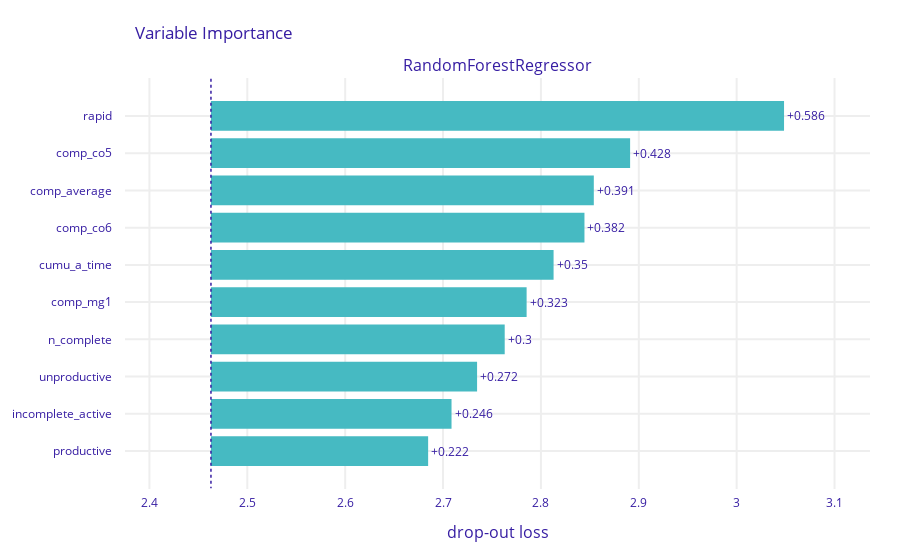

The notebook cell this image was saved under:
### Code cell
run_regressor("rf", "sbst", features, protecteds)

### Figure 1 — Plotly figure (JSON) as saved in the notebook; plotly's stock layout.template omitted (floating-point values rounded to 4 significant figures)
{"data": [{"base": 2.463, "hoverinfo": "text", "hoverlabel": {"bgcolor": "rgba(0, 0, 0, 0.8)"}, "hovertext": ["Model: RandomForestRegressor loss after<br>variable: rapid is permuted: 3.048<br>Drop-out loss change: +0.586", "Model: RandomForestRegressor loss after<br>variable: comp_co5 is permuted: 2.891<br>Drop-out loss change: +0.428", "Model: RandomForestRegressor loss after<br>variable: comp_average is permuted: 2.854<br>Drop-out loss change: +0.391", "Model: RandomForestRegressor loss after<br>variable: comp_co6 is permuted: 2.844<br>Drop-out loss change: +0.382", "Model: RandomForestRegressor loss after<br>variable: cumu_a_time is permuted: 2.813<br>Drop-out loss change: +0.35", "Model: RandomForestRegressor loss after<br>variable: comp_mg1 is permuted: 2.785<br>Drop-out loss change: +0.323", "Model: RandomForestRegressor loss after<br>variable: n_complete is permuted: 2.763<br>Drop-out loss change: +0.3", "Model: RandomForestRegressor loss after<br>variable: unproductive is permuted: 2.735<br>Drop-out loss change: +0.272", "Model: RandomForestRegressor loss after<br>variable: incomplete_active is permuted: 2.709<br>Drop-out loss change: +0.246", "Model: RandomForestRegressor loss after<br>variable: productive is permuted: 2.685<br>Drop-out loss change: +0.222"], "marker": {"color": "#46bac2"}, "orientation": "h", "showlegend": false, "text": ["+0.586", "+0.428", "+0.391", "+0.382", "+0.35", "+0.323", "+0.3", "+0.272", "+0.246", "+0.222"], "textposition": "outside", "type": "bar", "x": [0.5855, 0.4283, 0.3912, 0.3816, 0.3501, 0.3225, 0.3001, 0.2719, 0.2458, 0.2219], "xaxis": "x", "y": ["rapid", "comp_co5", "comp_average", "comp_co6", "cumu_a_time", "comp_mg1", "n_complete", "unproductive", "incomplete_active", "productive"], "yaxis": "y"}], "layout": {"annotations": [{"font": {"size": 16}, "showarrow": false, "text": "RandomForestRegressor", "x": 0.5, "xanchor": "center", "xref": "paper", "y": 1, "yanchor": "bottom", "yref": "paper"}, {"font": {"size": 16}, "showarrow": false, "text": "drop-out loss", "x": 0.5, "xanchor": "center", "xref": "paper", "y": 0, "yanchor": "top", "yref": "paper", "yshift": -30}], "autosize": true, "font": {"color": "#371ea3"}, "margin": {"b": 71, "r": 30, "t": 78}, "shapes": [{"line": {"color": "#371ea3", "dash": "dot", "width": 1.5}, "type": "line", "x0": 2.463, "x1": 2.463, "xref": "x", "y0": -1, "y1": 10, "yref": "y"}], "title": {"text": "Variable Importance", "x": 0.15}, "xaxis": {"anchor": "y", "automargin": true, "domain": [0, 1], "fixedrange": true, "gridwidth": 2, "range": [2.375, 3.136], "tickcolor": "white", "ticklen": 3, "ticks": "outside", "type": "linear", "zeroline": false}, "yaxis": {"anchor": "x", "automargin": true, "autorange": true, "domain": [0, 1], "fixedrange": true, "gridwidth": 2, "range": [10.04, -1.035], "tickcolor": "white", "ticklen": 10, "ticks": "outside", "type": "category"}}}
